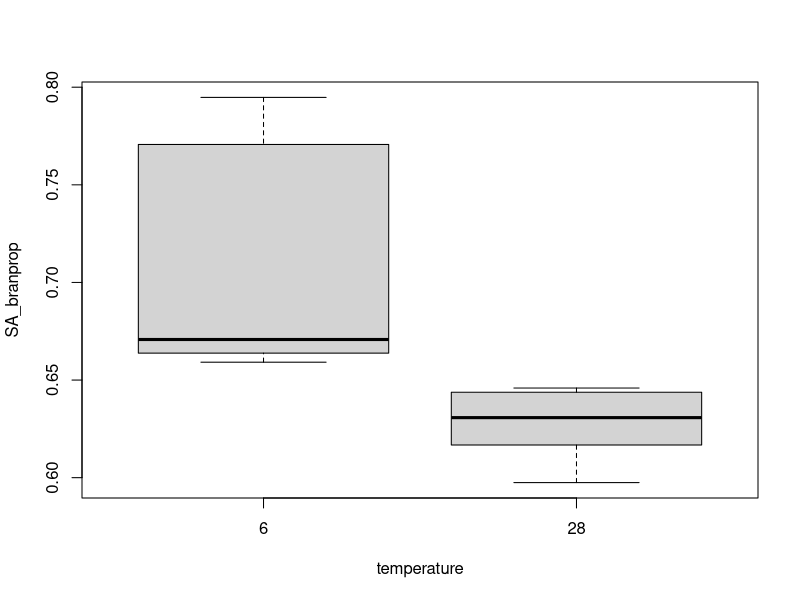
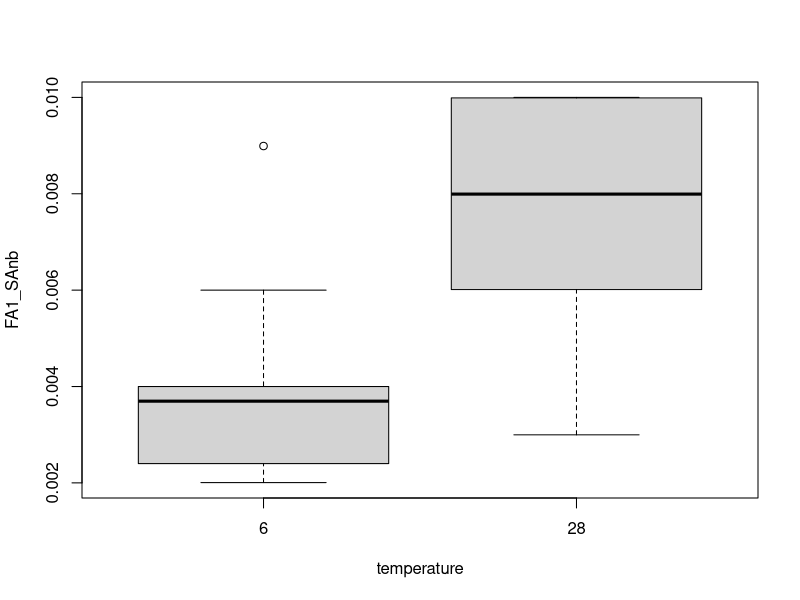
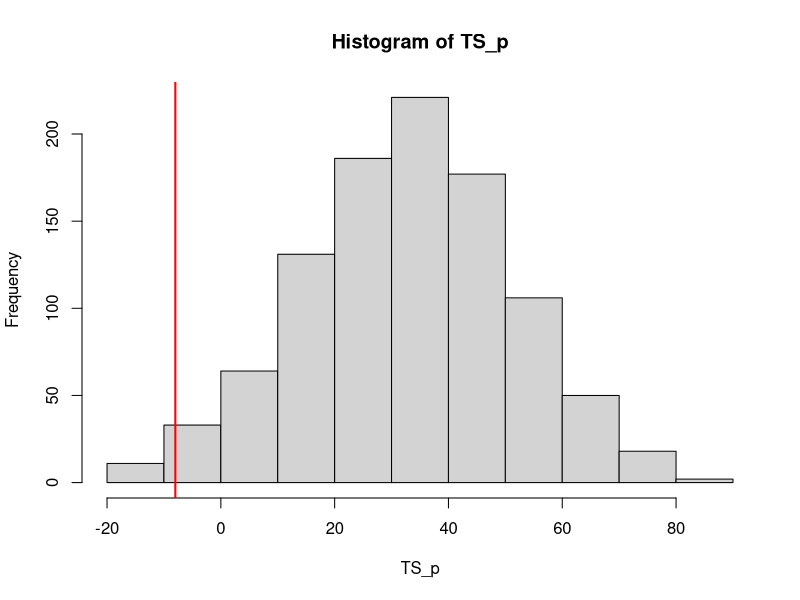
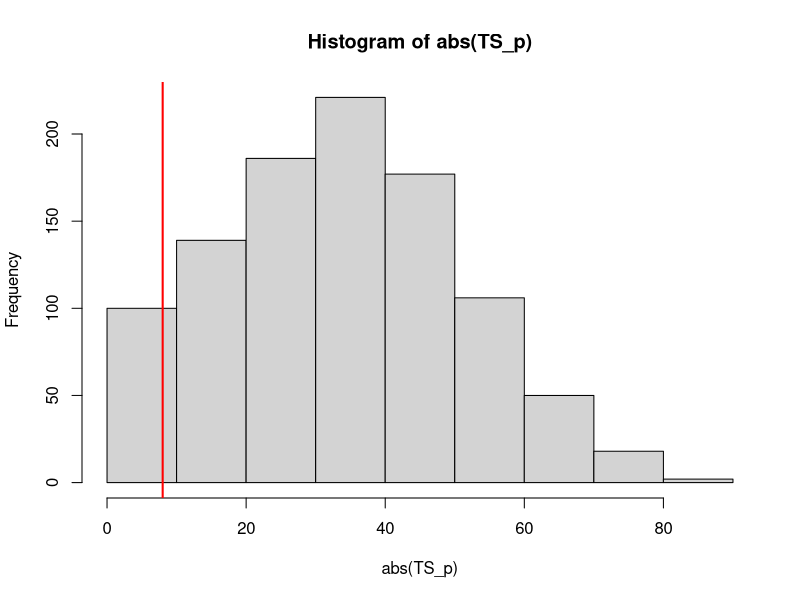
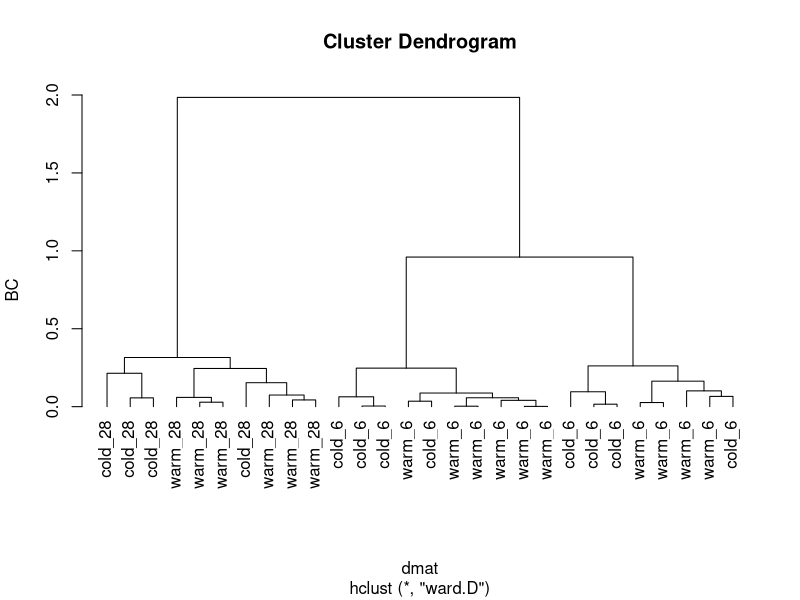
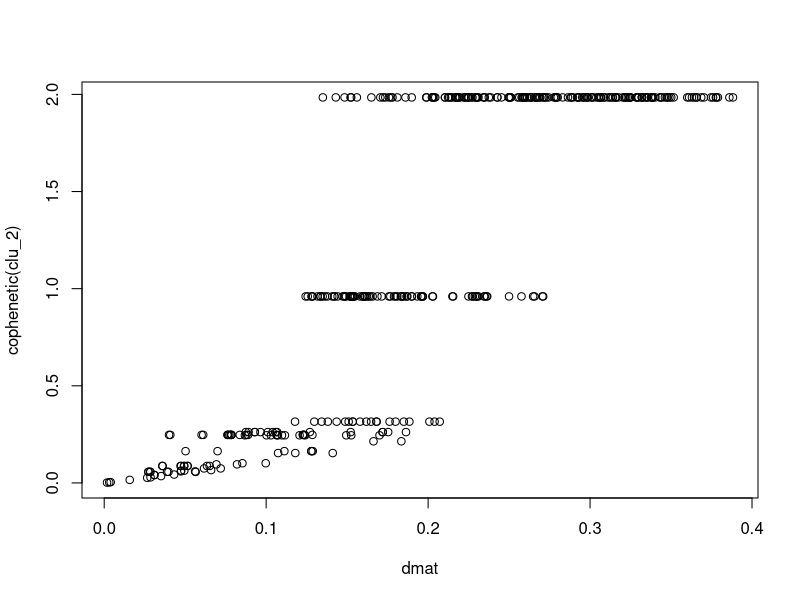
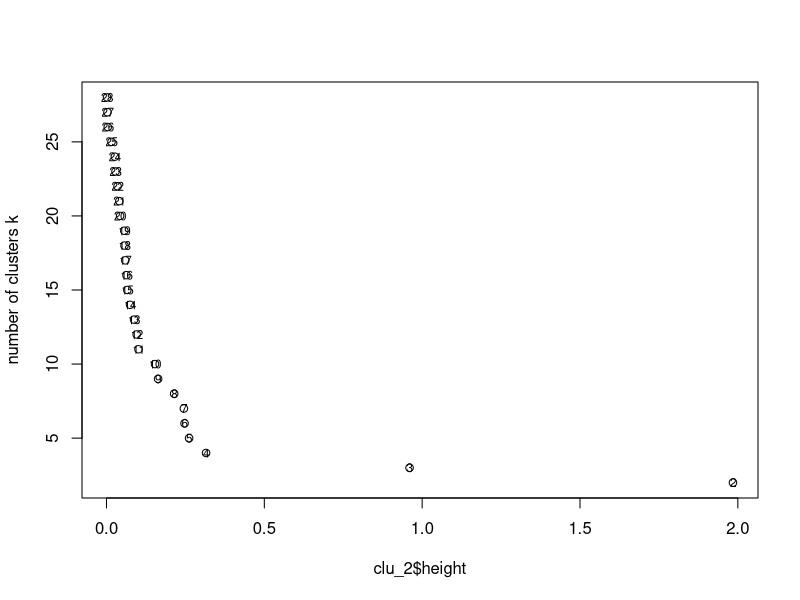
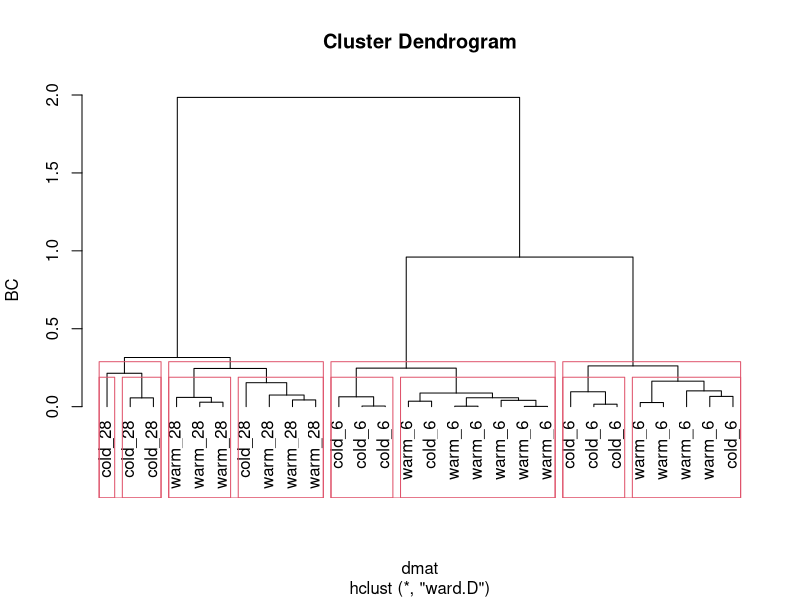

Here is the R script that generated these plots, in order: (Note: this script raises an error after producing the figures.)
## ---- chunk 1
knitr::opts_chunk$set(echo = TRUE, error=TRUE)
## ---- chunk 2
library(vegan)
library(MASS)

lipids<-read.table(file="data/BacterialMembrane.txt",header=TRUE)
names(lipids)
## ---- chunk 3
lipids$temperature = factor(lipids$temperature)
lipids_w<-subset(lipids,subset=isolate=="warm")
t.test(SA_branprop~temperature,data=lipids_w)
boxplot(SA_branprop~temperature,data=lipids_w)
t.test(FA1_SAnb~temperature,data=lipids_w)
boxplot(FA1_SAnb~temperature,data=lipids_w)
## ---- chunk 4
lipids_w = lipids[lipids$isolate == 'warm',]
# several "homemade" TSs possible: difference of rank sums between samples, difference of sample means, difference of sample means weighted by variance, just the formula of the t-statistic anyway. 
# rank(x) # to get ranks of a vector if such a transformation is desired
# sample(x) # creates a random permutation of x

# here we use a rank sum difference similar to the U-test

ranks<-rank(lipids_w$FA1_SAnb)
x1 = ranks[lipids_w$temperature == "6"] # ranks of response x for first temp treatment
x2 =  ranks[lipids_w$temperature == "28"] # same for second temp treatment
TS_emp<-sum(x1)-sum(x2) # computing TS=rank sum difference

TS_p<-numeric(999) # a vector to collect TS computed after permutation
for (i in 1:999) {
	temp_p = sample(lipids_w$temperature) # random assignment of temp to objects
	x1 = ranks[temp_p == "6"] # ranks of response x for first temp treatment
	x2 =  ranks[temp_p == "28"] # same for second temp treatment
	TS_p[i] = sum(x1)-sum(x2) # computing TS=rank sum difference
}
## null distribution of TSs
hist(TS_p)

# assess how likely your "empirical" TS is given this null distribution
# the "empirical" one is the TS computed for the unpermuted data!
abline(v = TS_emp, col='red', lwd=2)

##  how likely is a value as or more extreme than the observed if the null is true
## absolute values make this a two-sided test
hist(abs(TS_p))
abline(v = abs(TS_emp), col='red', lwd=2)

## compute a p-value
sum(abs(TS_p) >= abs(TS_emp)) / 1000

## if we want to do a one-sided test
sum(TS_p <= TS_emp) / 1000 # change >/< depending on hypothesis
## ---- chunk 5
library(vegan)
lipids2<-lipids[,grep("FA",names(lipids))] # choose only FA columns
apply(lipids2,1,sum) # confirm proportional data
dmat = vegdist(lipids2, method = "bray") # compute a dissimilarity matrix

clu_1<-hclust(dmat, method = "single") # one of many possible solutions, play with setting for method, check help(hclust)
clu_2<-hclust(dmat, method = "ward.D")

# then compare effect of agglomeration method on dendrogram
combifac<-paste(lipids$isolate,lipids$temperature,sep="_")
plot(clu_2, hang = -1, labels = combifac, ylab = "BC")

names(clu_2)

# which agglomeration method (and thus dendrogram) is best?
cophenetic(clu_2) # linkage distances in dendrogram
plot(dmat,cophenetic(clu_2))
cor(dmat,cophenetic(clu_2),method="spearman")
# could compare several clustering methods with this

# define subgroups
plot(clu_2$height,nrow(lipids):2,,ylab="number of clusters k") # look for jumps to define a "cutting distance"
text(clu_2$height,nrow(lipids):2,labels=nrow(lipids):2,cex=0.7)

cutree(clu_2,k=4) # gives a new grouping defined from dendrogram
cutree(clu_2,h=0.5)

# some more graphing options
plot(clu_2, hang = -1, labels = combifac, ylab = "BC")
rect.hclust(clu_2,k=4)
rect.hclust(clu_2,h=0.2)

# more plotting and cutting options with dendrogram()
lipids_dend<-as.dendrogram(clu_2)
heatmap(as.matrix(dmat),Rowv=lipids_dend,symm=TRUE)
## ---- chunk 6
pcoa = cmdscale(dmat, k = 2, eig=TRUE) # always computes all axes, but will only report scores of k=2
pcoa$eig # to assess importance of axes
# note some negative eigenvalues (variances!) for less important axes caused by squeezing the semimetric BC into a Euclidean space

plot(pcoa$points) # score plot
# use isolate and temperature information to color and set point characters

pch.temperature <- as.integer(as.character(lipids$temperature))
pch.temperature[pch.temperature==6]<-21
pch.temperature[pch.temperature==28]<-23

library(RColorBrewer)
cols = brewer.pal(8, "Set2")
col.isolate = as.character(lipids$isolate)
col.isolate[col.isolate == "warm"] = cols[1]
col.isolate[col.isolate == "cold"] = cols[2]

plot(pcoa$points,pch=pch.temperature,bg=col.isolate) # score plot

# to show variables
plot(envfit(pcoa,env=lipids2))
ordisurf(x=pcoa,y=lipids2$FA1_SAnb,add=TRUE) # as contourplot

## ---- chunk 7
mds_lipids = metaMDS(comm = lipids2, distance = "bray", k = 2, trymax = 100) # to run a NMDS, $points to get scores, $stress to get information about fit
mds_lipids$stress
## % of dissimilarities unrepresented

stressplot(mds_lipids) # to compare configuration distances with dissimilarities
goodness(mds_lipids) # sample-specific goodness of fit

plot(mds_lipids$points,asp=1,pch=pch.temperature,bg=col.isolate)

# to define space using the variables
wascores(mds_lipids$points,lipids2) # variables as weighted averages of site (=sample) scores
ordisurf(x=mds_lipids,y=lipids2$FA1_SAnb) # as contourplot
envfit(mds_lipids,env=lipids2) # take care: behaviour of variables not necessarily monotonous in ordination space

# some more useful graphical tools
plot(mds_lipids$points,asp=1,pch=pch.temperature,bg=col.isolate)
ordispider(mds_lipids,combifac)
ordihull()
ordiellipse()
ordicluster()
## ---- chunk 8
bd<-betadisper(dmat,group=combifac) # to test dispersion, works only with one factor
anova(bd) # test for dispersion differences
anova(lm(bd$distances~isolate*temperature,data=lipids))
adonis(dmat~isolate*temperature,data=lipids) # PERMANOVA, just use like aov() or lm()
